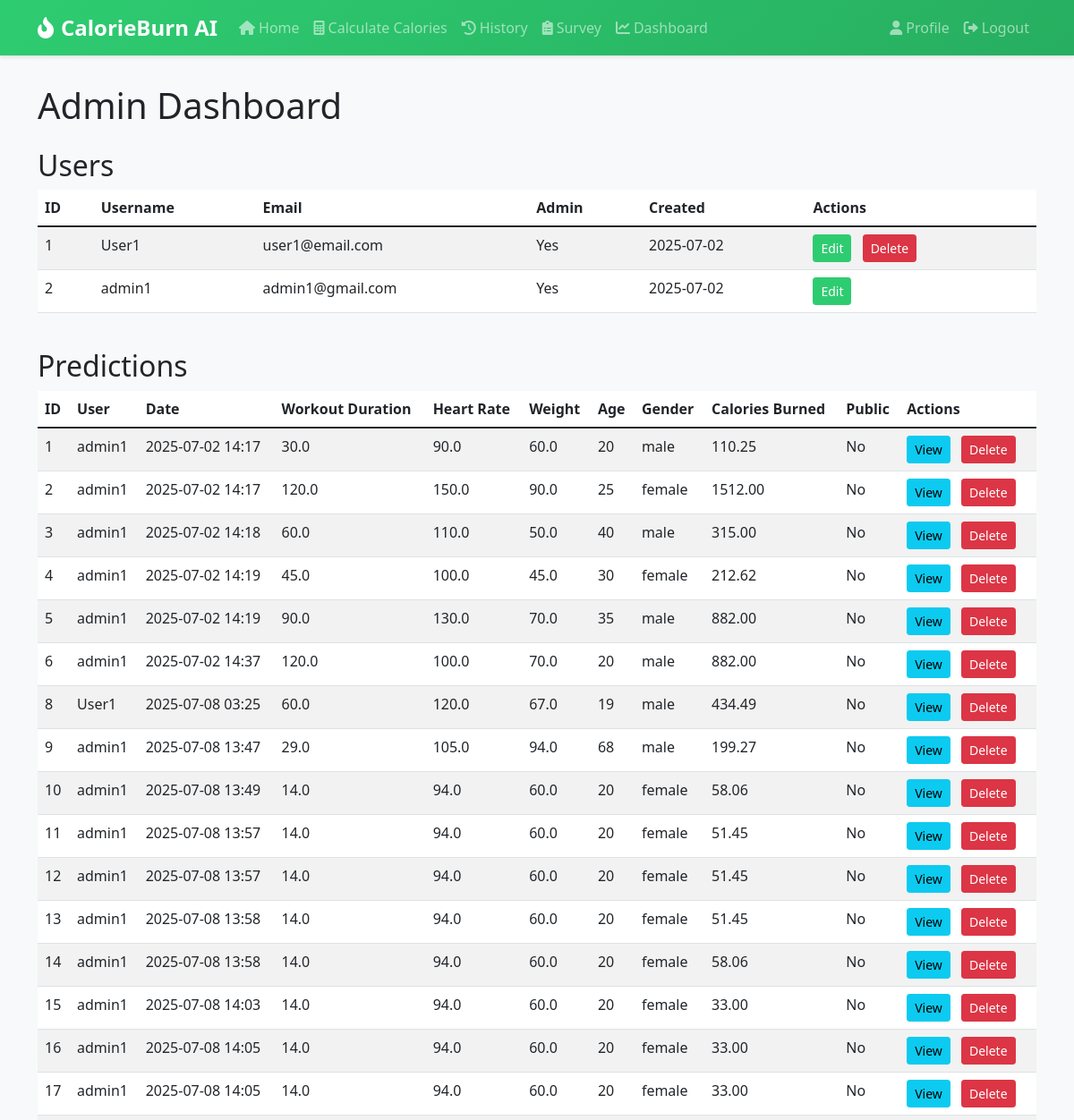
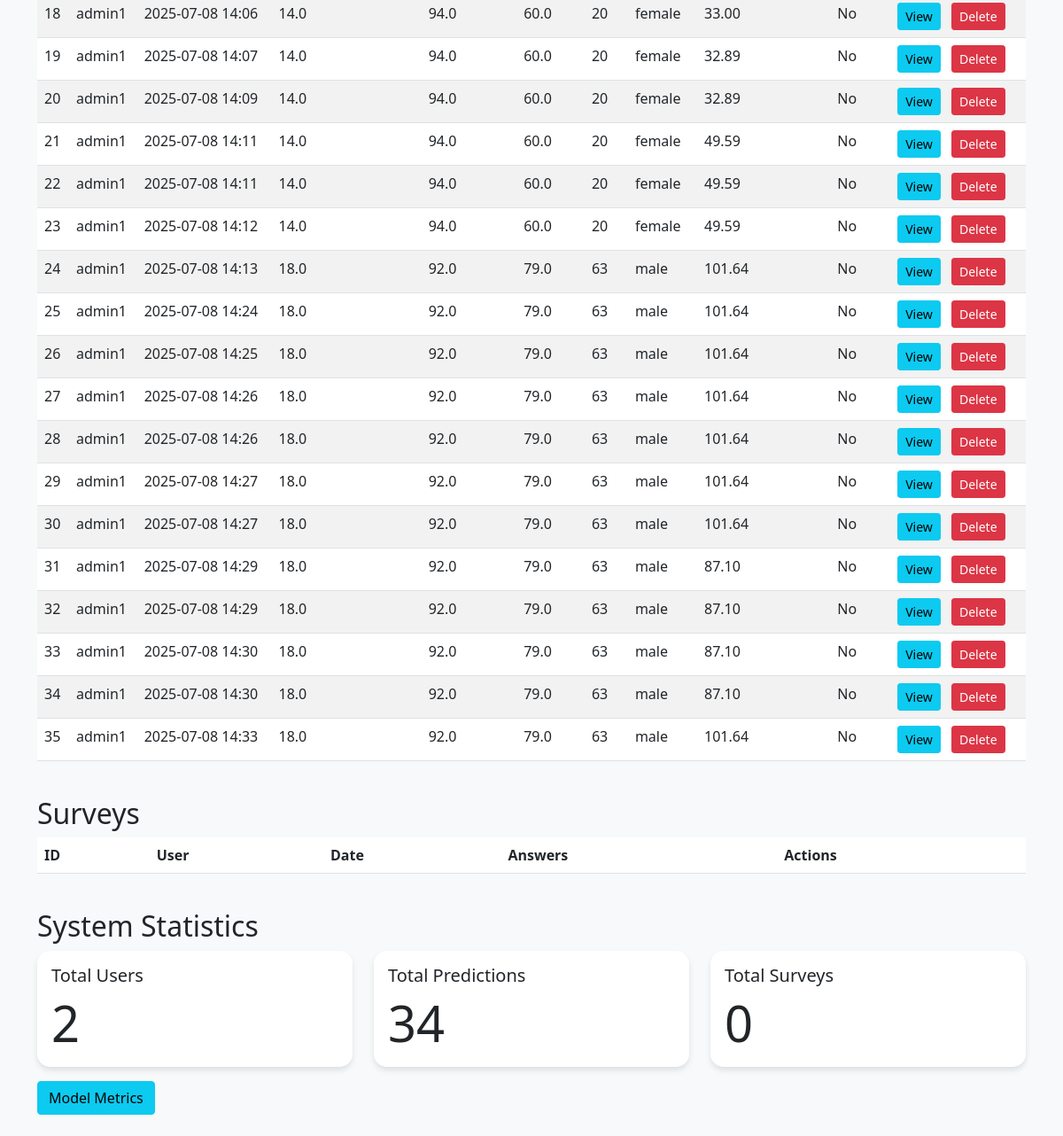
The page /admin/dashboard (signed in) on the database as committed earlier (2 pictures, top to bottom).
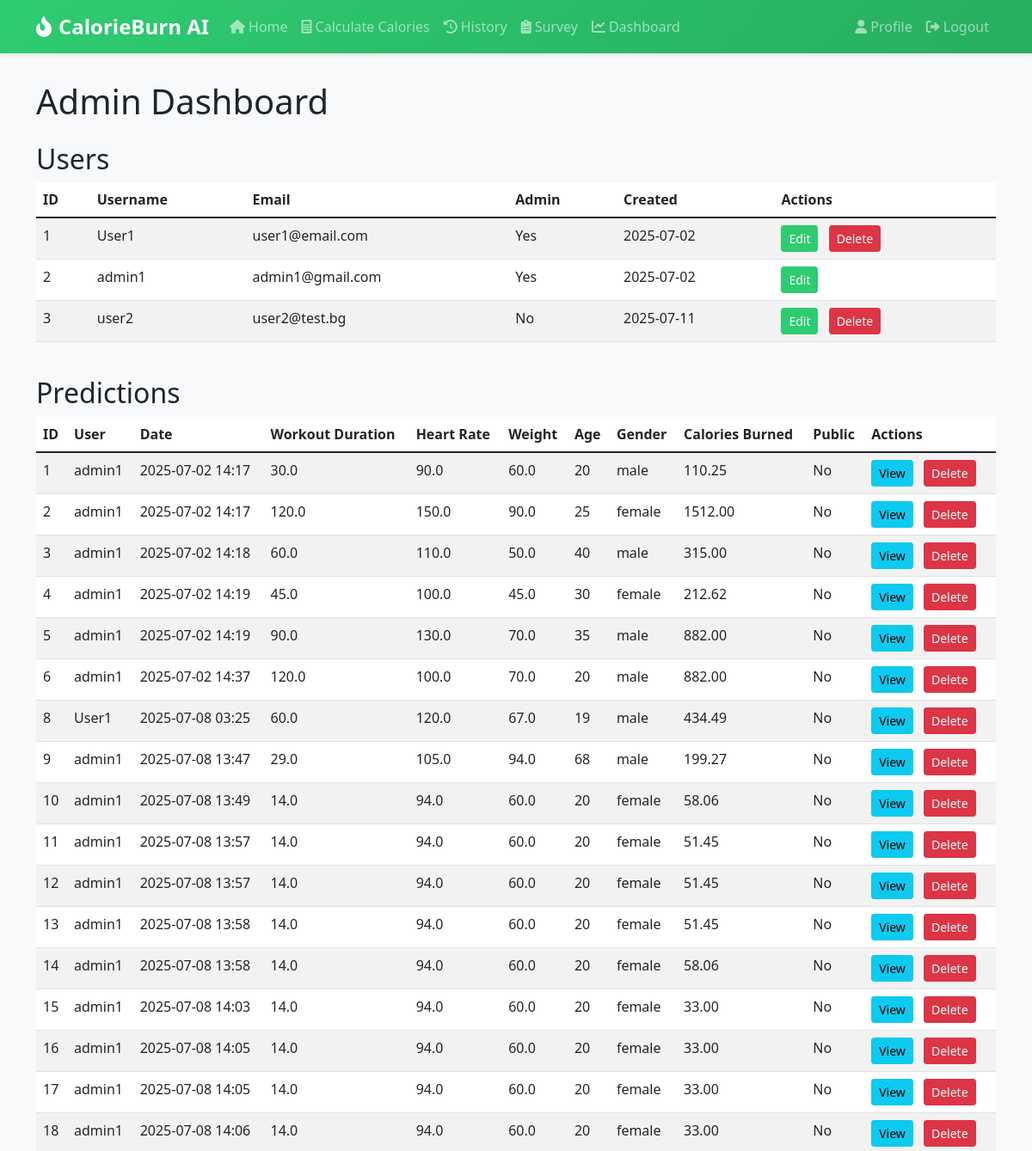
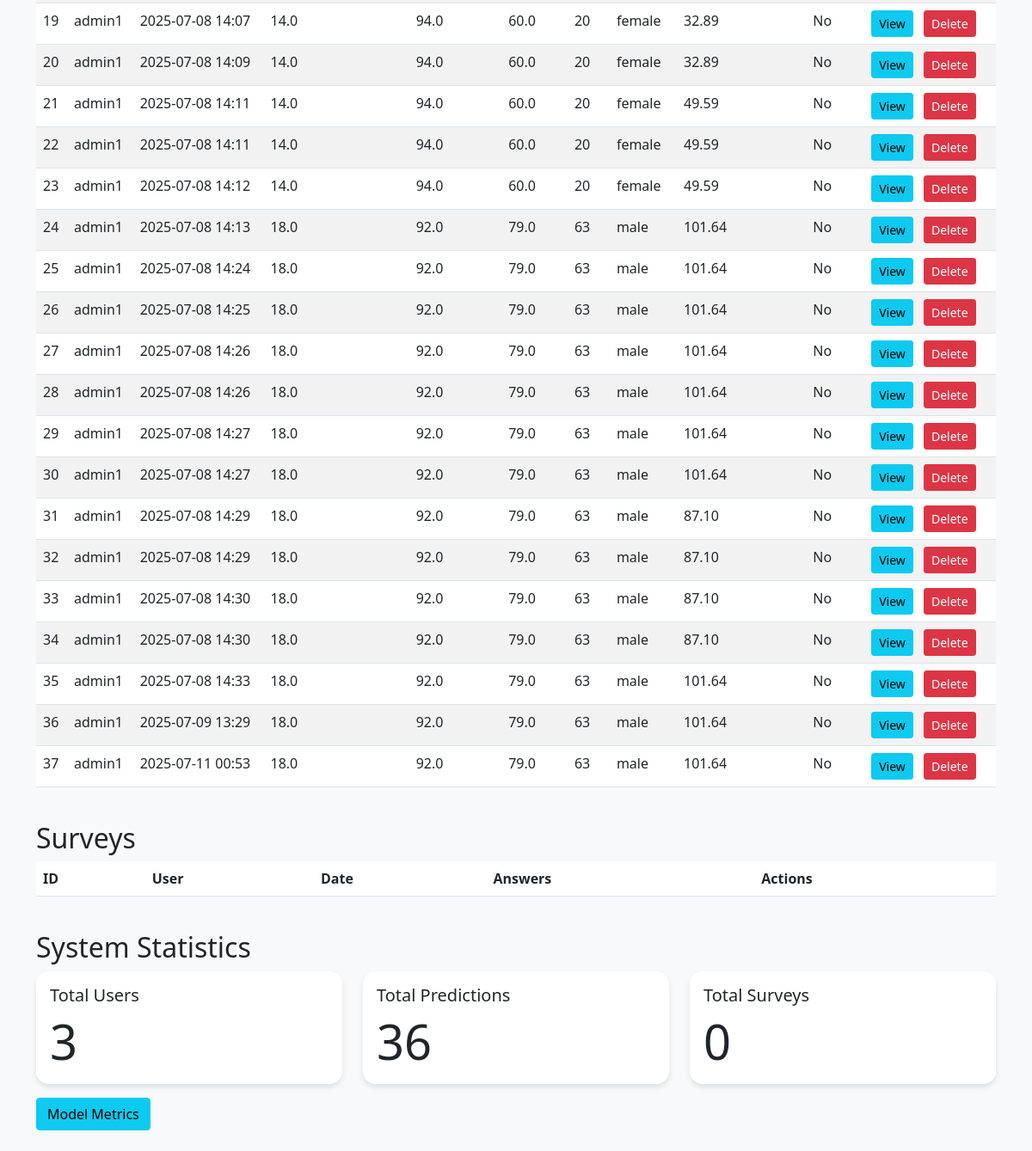
The same page on the database as committed later (2 pictures, top to bottom).
### app/models/user.py (models this page shows, shortened)
class User(UserMixin, db.Model):
    id = db.Column(db.Integer, primary_key=True)
    username = db.Column(db.String(64), unique=True, nullable=False)
    email = db.Column(db.String(120), unique=True, nullable=False)
    password_hash = db.Column(db.String(128))
    is_admin = db.Column(db.Boolean, default=False)
    created_at = db.Column(db.DateTime, default=datetime.utcnow)
    profile = db.relationship('UserProfile', backref='user', uselist=False, cascade="all, delete-orphan")
    predictions = db.relationship('Prediction', backref='user', lazy='dynamic', cascade="all, delete-orphan")
    surveys = db.relationship('Survey', backref='user', lazy='dynamic', cascade="all, delete-orphan")

### app/models/ai_model.py (models this page shows, shortened)
class Prediction(db.Model):
    id = db.Column(db.Integer, primary_key=True)
    user_id = db.Column(db.Integer, db.ForeignKey('user.id'), nullable=False)
    input_data = db.Column(db.JSON, nullable=False)
    prediction_result = db.Column(db.Float, nullable=False)
    created_at = db.Column(db.DateTime, default=datetime.utcnow)
    is_public = db.Column(db.Boolean, default=False)

### app/admin/routes.py (the view)
    def decorated_function(*args, **kwargs):
        if not current_user.is_authenticated or not current_user.is_admin:
            flash('You do not have permission to access this page.')
            return redirect(url_for('main.index'))
        return f(*args, **kwargs)

### app/admin/routes.py (called while the page is built)
def admin_required(f):
    def decorated_function(*args, **kwargs):
        if not current_user.is_authenticated or not current_user.is_admin:
            flash('You do not have permission to access this page.')
            return redirect(url_for('main.index'))
        return f(*args, **kwargs)
    decorated_function.__name__ = f.__name__
    return decorated_function

@bp.route('/dashboard')
@login_required
@admin_required
def dashboard():
    users = User.query.all()
    predictions = Prediction.query.all()
    surveys = Survey.query.all()
    return render_template('admin/dashboard.html',
                         title='Admin Dashboard',
                         users=users,
                         predictions=predictions,
                         surveys=surveys)

### app/models/user.py (called while the page is built)
@login_manager.user_loader
def load_user(id):
    return User.query.get(int(id))

### app/utils/time_utils.py (called while the page is built)
def to_bulgarian_time(dt):
    if dt is None:
        return None
    return dt + timedelta(hours=3)

### app/templates/admin/dashboard.html (shortened to what this page needs)
{% extends "base.html" %}
{% block content %}
<div class="row">
    <div class="col-md-12">
        <h1>Admin Dashboard</h1>
        <h2 class="mt-4">Users</h2>
        <div class="table-responsive">
            <table class="table table-striped">
                <thead>
                    <tr>
                        <th>ID</th>
                        <th>Username</th>
                        <th>Email</th>
                        <th>Admin</th>
                        <th>Created</th>
                        <th>Actions</th>
                    </tr>
                </thead>
                <tbody>
                    {% for user in users %}
                    <tr>
                        <td>{{ user.id }}</td>
                        <td>{{ user.username }}</td>
                        <td>{{ user.email }}</td>
                        <td>{{ "Yes" if user.is_admin else "No" }}</td>
                        <td>{{ user.created_at.strftime('%Y-%m-%d') }}</td>
                        <td>
                            <a href="{{ url_for('admin.edit_user', id=user.id) }}" class="btn btn-sm btn-primary">Edit</a>
                            {% if user != current_user %}
                            <form action="{{ url_for('admin.delete_user', id=user.id) }}" method="post" style="display: inline;">
                                <button type="submit" class="btn btn-sm btn-danger" onclick="return confirm('Are you sure you want to delete this user?')">Delete</button>
                            </form>
                            {% endif %}
                        </td>
                    </tr>
                    {% endfor %}
                </tbody>
            </table>
        </div>
        <h2 class="mt-4">Predictions</h2>
        <div class="table-responsive">
            <table class="table table-striped">
                <thead>
                    <tr>
                        <th>ID</th>
                        <th>User</th>
                        <th>Date</th>
                        <th>Workout Duration</th>
                        <th>Heart Rate</th>
                        <th>Weight</th>
                        <th>Age</th>
                        <th>Gender</th>
                        <th>Calories Burned</th>
                        <th>Public</th>
                        <th>Actions</th>
                    </tr>
                </thead>
                <tbody>
                    {% for prediction in predictions %}
                    <tr>
                        <td>{{ prediction.id }}</td>
                        <td>{{ prediction.user.username }}</td>
                        <td>{{ (prediction.created_at|to_bulgarian_time).strftime('%Y-%m-%d %H:%M') }}</td>
                        <td>{{ prediction.input_data.workout_duration }}</td>
                        <td>{{ prediction.input_data.heart_rate }}</td>
                        <td>{{ prediction.input_data.weight }}</td>
                        <td>{{ prediction.input_data.age }}</td>
                        <td>{{ prediction.input_data.gender }}</td>
                        <td>{{ '%.2f'|format(prediction.prediction_result) }}</td>
                        <td>{{ 'Yes' if prediction.is_public else 'No' }}</td>
                        <td>
                            <a href="{{ url_for('admin.view_prediction', id=prediction.id) }}" class="btn btn-info btn-sm">View</a>
                            <form action="{{ url_for('admin.delete_prediction', id=prediction.id) }}" method="post" style="display:inline;">
                                <button type="submit" class="btn btn-danger btn-sm" onclick="return confirm('Are you sure you want to delete this prediction?');">Delete</button>
                            </form>
                        </td>
                    </tr>
                    {% endfor %}
                </tbody>
            </table>
        </div>
        <h2 class="mt-4">Surveys</h2>
        <div class="table-responsive">
            <table class="table table-striped">
                <thead>
                    <tr>
                        <th>ID</th>
                        <th>User</th>
                        <th>Date</th>
                        <th>Answers</th>
                        <th>Actions</th>
                    </tr>
                </thead>
            </table>
        </div>
        <h2 class="mt-4">System Statistics</h2>
        <div class="row">
            <div class="col-md-4">
                <div class="card">
                    <div class="card-body">
                        <h5 class="card-title">Total Users</h5>
                        <p class="card-text display-4">{{ users|length }}</p>
                    </div>
                </div>
            </div>
            <div class="col-md-4">
                <div class="card">
                    <div class="card-body">
                        <h5 class="card-title">Total Predictions</h5>
                        <p class="card-text display-4">{{ predictions|length }}</p>
                    </div>
                </div>
            </div>
            <div class="col-md-4">
                <div class="card">
                    <div class="card-body">
                        <h5 class="card-title">Total Surveys</h5>
                        <p class="card-text display-4">{{ surveys|length }}</p>
                    </div>
                </div>
            </div>
        </div>
        <a href="{{ url_for('admin.metrics') }}" class="btn btn-info">Model Metrics</a>
        <br><br>
    </div>
</div>
{% endblock %}

### app/templates/base.html (shortened to what this page needs)
<!DOCTYPE html>
<html lang="en">
<head>
    <link href="https://cdn.jsdelivr.net/npm/bootstrap@5.1.3/dist/css/bootstrap.min.css" rel="stylesheet">
    <link rel="stylesheet" href="https://cdnjs.cloudflare.com/ajax/libs/font-awesome/6.0.0/css/all.min.css">
    <link rel="stylesheet" href="{{ url_for('static', filename='css/style.css') }}">
</head>
<body{% if request.endpoint in ['auth.login', 'auth.register'] %} class="bg-img"{% endif %}>
    <nav class="navbar navbar-expand-lg navbar-dark">
        <div class="container">
            <a class="navbar-brand" href="{{ url_for('main.index') }}">
                <i class="fas fa-fire-alt me-2"></i>CalorieBurn AI
            </a>
            <div class="collapse navbar-collapse" id="navbarNav">
                <ul class="navbar-nav me-auto">
                    <li class="nav-item">
                        <a class="nav-link" href="{{ url_for('main.index') }}">
                            <i class="fas fa-home me-1"></i>Home
                        </a>
                    </li>
                    {% if current_user.is_authenticated %}
                    <li class="nav-item">
                        <a class="nav-link" href="{{ url_for('main.predict') }}">
                            <i class="fas fa-calculator me-1"></i>Calculate Calories
                        </a>
                    </li>
                    <li class="nav-item">
                        <a class="nav-link" href="{{ url_for('main.predictions') }}">
                            <i class="fas fa-history me-1"></i>History
                        </a>
                    </li>
                    <li class="nav-item">
                        <a class="nav-link" href="{{ url_for('main.survey') }}">
                            <i class="fas fa-clipboard-list me-1"></i>Survey
                        </a>
                    </li>
                    {% if current_user.is_admin %}
                    <li class="nav-item">
                        <a class="nav-link" href="{{ url_for('admin.dashboard') }}">
                            <i class="fas fa-chart-line me-1"></i>Dashboard
                        </a>
                    </li>
                    {% endif %}
                    {% endif %}
                </ul>
                <ul class="navbar-nav">
                    {% if current_user.is_authenticated %}
                    <li class="nav-item">
                        <a class="nav-link" href="{{ url_for('main.profile') }}">
                            <i class="fas fa-user me-1"></i>Profile
                        </a>
                    </li>
                    <li class="nav-item">
                        <a class="nav-link" href="{{ url_for('auth.logout') }}">
                            <i class="fas fa-sign-out-alt me-1"></i>Logout
                        </a>
                    </li>
                    {% endif %}
                </ul>
            </div>
        </div>
    </nav>
    <main class="container mt-4">
        {% block content %}{% endblock %}
    </main>
</body>
</html>

### app/static/css/style.css (style rules this page uses)
body { background-color: #f8f9fa; }
.navbar { margin-bottom: 2rem; box-shadow: 0 2px 4px rgba(0,0,0,.1); }
.card { background-color: rgba(255, 255, 255, 0.95); box-shadow: 0 4px 8px rgba(0,0,0,.1); border: none; margin-bottom: 1rem; }
.table { background-color: #fff; }
.btn { margin-right: 0.5rem; }

### app/templates/base.html (style rules this page uses)
:root { --primary-color: #2ecc71; --secondary-color: #27ae60; --dark-color: #2c3e50; }
body { background-color: #f8f9fa; }
.navbar { background: linear-gradient(135deg, var(--primary-color), var(--secondary-color)) !important; box-shadow: 0 2px 4px rgba(0,0,0,0.1); }
.navbar-brand { font-weight: bold; font-size: 1.5rem; }
.nav-link { font-weight: 500; }
.card { border: none; border-radius: 15px; box-shadow: 0 4px 6px rgba(0,0,0,0.1); transition: transform 0.3s ease; }
.btn-primary { background-color: var(--primary-color); border-color: var(--primary-color); }

Rows that differ between the two databases and show on the page:
added User: id "3", username "user2", email "user2@test.bg", is_admin "No", created_at "2025-07-11"
added Prediction: id "36", user.username "admin1", created_at "2025-07-09 13:29", input_data.workout_duration "18.0", input_data.heart_rate "92.0", input_data.weight "79.0", input_data.age "63", input_data.gender "male", prediction_result "101.64", is_public "No"
added Prediction: id "37", user.username "admin1", created_at "2025-07-11 00:53", input_data.workout_duration "18.0", input_data.heart_rate "92.0", input_data.weight "79.0", input_data.age "63", input_data.gender "male", prediction_result "101.64", is_public "No"
Other text that changed with them:
{{ users|length }}: "2" → "3"
{{ predictions|length }}: "34" → "36"
